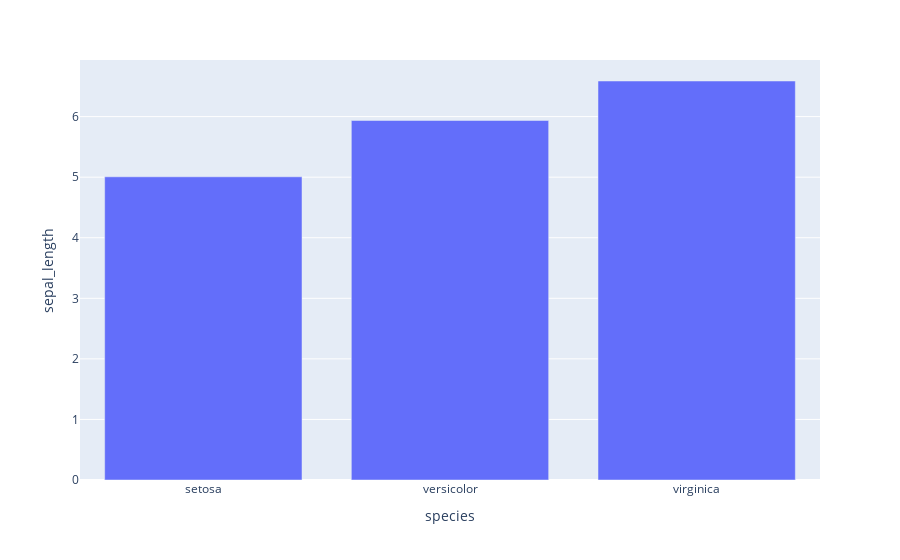

Notebook code for this chart:
### Code cell
fig3=px.bar(df_bar,x='species',y='sepal_length')
fig3.show()

### Figure 1 — Plotly figure (JSON) as saved in the notebook; plotly's stock layout.template omitted (floating-point values rounded to 4 significant figures)
{"data": [{"alignmentgroup": "True", "hovertemplate": "species=%{x}<br>sepal_length=%{y}<extra></extra>", "legendgroup": "", "marker": {"color": "#636efa", "pattern": {"shape": ""}}, "name": "", "offsetgroup": "", "orientation": "v", "showlegend": false, "textposition": "auto", "type": "bar", "x": ["setosa", "versicolor", "virginica"], "xaxis": "x", "y": [5.006, 5.936, 6.588], "yaxis": "y"}], "layout": {"barmode": "relative", "legend": {"tracegroupgap": 0}, "margin": {"t": 60}, "xaxis": {"anchor": "y", "domain": [0, 1], "title": {"text": "species"}}, "yaxis": {"anchor": "x", "domain": [0, 1], "title": {"text": "sepal_length"}}}}
